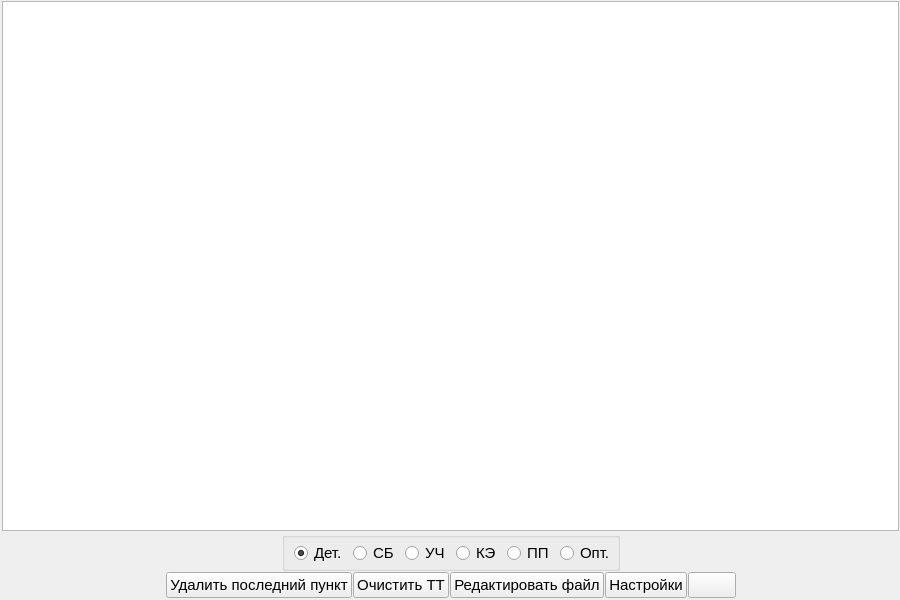
<?xml version="1.0" encoding="UTF-8"?>
<ui version="4.0">
 <class>MainWindow</class>
 <widget class="QMainWindow" name="MainWindow">
  <property name="enabled">
   <bool>true</bool>
  </property>
  <property name="geometry">
   <rect>
    <x>0</x>
    <y>0</y>
    <width>900</width>
    <height>600</height>
   </rect>
  </property>
  <property name="font">
   <font>
    <pointsize>11</pointsize>
   </font>
  </property>
  <widget class="QWidget" name="centralwidget">
   <layout class="QVBoxLayout" name="verticalLayout">
    <property name="spacing">
     <number>1</number>
    </property>
    <property name="leftMargin">
     <number>2</number>
    </property>
    <property name="topMargin">
     <number>1</number>
    </property>
    <property name="rightMargin">
     <number>1</number>
    </property>
    <property name="bottomMargin">
     <number>2</number>
    </property>
    <item>
     <widget class="QListWidget" name="listWidget"/>
    </item>
    <item>
     <widget class="QWidget" name="horizontalWidget" native="true">
      <layout class="QHBoxLayout" name="horizontalLayout">
       <property name="spacing">
        <number>0</number>
       </property>
       <property name="leftMargin">
        <number>0</number>
       </property>
       <property name="topMargin">
        <number>0</number>
       </property>
       <property name="rightMargin">
        <number>0</number>
       </property>
       <property name="bottomMargin">
        <number>0</number>
       </property>
       <item>
        <widget class="QLabel" name="text_line">
         <property name="sizePolicy">
          <sizepolicy hsizetype="MinimumExpanding" vsizetype="Minimum">
           <horstretch>0</horstretch>
           <verstretch>0</verstretch>
          </sizepolicy>
         </property>
         <property name="font">
          <font>
           <pointsize>11</pointsize>
           <hintingpreference>PreferDefaultHinting</hintingpreference>
          </font>
         </property>
         <property name="text">
          <string/>
         </property>
        </widget>
       </item>
       <item>
        <widget class="QGroupBox" name="doc_type_groupBox">
         <property name="title">
          <string/>
         </property>
         <property name="flat">
          <bool>false</bool>
         </property>
         <property name="checkable">
          <bool>false</bool>
         </property>
         <layout class="QHBoxLayout" name="horizontalLayout_3">
          <property name="topMargin">
           <number>2</number>
          </property>
          <property name="rightMargin">
           <number>2</number>
          </property>
          <property name="bottomMargin">
           <number>2</number>
          </property>
          <item>
           <widget class="QRadioButton" name="det_rbtn">
            <property name="toolTip">
             <string>ТТ детали</string>
            </property>
            <property name="text">
             <string>Дет.</string>
            </property>
            <property name="checked">
             <bool>true</bool>
            </property>
           </widget>
          </item>
          <item>
           <widget class="QRadioButton" name="SB_rbtn">
            <property name="toolTip">
             <string>ТТ сбори</string>
            </property>
            <property name="text">
             <string>СБ</string>
            </property>
           </widget>
          </item>
          <item>
           <widget class="QRadioButton" name="UCH_rbtn">
            <property name="toolTip">
             <string>ТТ упаковочного чертежа</string>
            </property>
            <property name="text">
             <string>УЧ</string>
            </property>
           </widget>
          </item>
          <item>
           <widget class="QRadioButton" name="CE_rbtn">
            <property name="toolTip">
             <string>ТТ кабельной сборки</string>
            </property>
            <property name="text">
             <string>КЭ</string>
            </property>
           </widget>
          </item>
          <item>
           <widget class="QRadioButton" name="board_rbtn">
            <property name="toolTip">
             <string>ТТ печатных плат</string>
            </property>
            <property name="text">
             <string>ПП</string>
            </property>
           </widget>
          </item>
          <item>
           <widget class="QRadioButton" name="optics_rbtn">
            <property name="toolTip">
             <string>ТТ оптических деталей</string>
            </property>
            <property name="text">
             <string>Опт.</string>
            </property>
           </widget>
          </item>
         </layout>
         <zorder>SB_rbtn</zorder>
         <zorder>UCH_rbtn</zorder>
         <zorder>CE_rbtn</zorder>
         <zorder>det_rbtn</zorder>
         <zorder>optics_rbtn</zorder>
         <zorder>board_rbtn</zorder>
        </widget>
       </item>
       <item>
        <spacer name="horizontalSpacer_3">
         <property name="orientation">
          <enum>Qt::Orientation::Horizontal</enum>
         </property>
         <property name="sizeHint" stdset="0">
          <size>
           <width>0</width>
           <height>0</height>
          </size>
         </property>
        </spacer>
       </item>
      </layout>
     </widget>
    </item>
    <item>
     <widget class="QWidget" name="horizontalWidget" native="true">
      <layout class="QHBoxLayout" name="horizontalLayout_2">
       <property name="spacing">
        <number>1</number>
       </property>
       <property name="leftMargin">
        <number>0</number>
       </property>
       <property name="topMargin">
        <number>0</number>
       </property>
       <property name="rightMargin">
        <number>0</number>
       </property>
       <property name="bottomMargin">
        <number>0</number>
       </property>
       <item>
        <spacer name="horizontalSpacer">
         <property name="orientation">
          <enum>Qt::Orientation::Horizontal</enum>
         </property>
         <property name="sizeHint" stdset="0">
          <size>
           <width>0</width>
           <height>0</height>
          </size>
         </property>
        </spacer>
       </item>
       <item>
        <widget class="QPushButton" name="clear_line_btn">
         <property name="font">
          <font>
           <pointsize>11</pointsize>
          </font>
         </property>
         <property name="toolTip">
          <string>Удалсть последний пункт ТТ</string>
         </property>
         <property name="whatsThis">
          <string>&lt;html&gt;&lt;head/&gt;&lt;body&gt;&lt;p&gt;&lt;br/&gt;&lt;/p&gt;&lt;/body&gt;&lt;/html&gt;</string>
         </property>
         <property name="text">
          <string>Удалить последний пункт</string>
         </property>
         <property name="icon">
          <iconset resource="../icons/resources_rc.qrc">
           <normaloff>:/TTEditor/del1.png</normaloff>:/TTEditor/del1.png</iconset>
         </property>
         <property name="iconSize">
          <size>
           <width>20</width>
           <height>20</height>
          </size>
         </property>
        </widget>
       </item>
       <item>
        <widget class="QPushButton" name="clear_btn">
         <property name="toolTip">
          <string>Очистить все ТТ</string>
         </property>
         <property name="text">
          <string>Очистить ТТ</string>
         </property>
         <property name="icon">
          <iconset resource="../icons/resources_rc.qrc">
           <normaloff>:/TTEditor/del.png</normaloff>:/TTEditor/del.png</iconset>
         </property>
         <property name="iconSize">
          <size>
           <width>20</width>
           <height>20</height>
          </size>
         </property>
        </widget>
       </item>
       <item>
        <widget class="QPushButton" name="edit_file_btn">
         <property name="toolTip">
          <string>Редактировать актывный файл ТТ</string>
         </property>
         <property name="text">
          <string>Редактировать файл</string>
         </property>
         <property name="icon">
          <iconset resource="../icons/resources_rc.qrc">
           <normaloff>:/TTEditor/pen.png</normaloff>:/TTEditor/pen.png</iconset>
         </property>
         <property name="iconSize">
          <size>
           <width>20</width>
           <height>20</height>
          </size>
         </property>
        </widget>
       </item>
       <item>
        <widget class="QPushButton" name="settings_btn">
         <property name="toolTip">
          <string>Настройки программы</string>
         </property>
         <property name="text">
          <string>Настройки</string>
         </property>
         <property name="icon">
          <iconset resource="../icons/resources_rc.qrc">
           <normaloff>:/TTEditor/settings.png</normaloff>:/TTEditor/settings.png</iconset>
         </property>
         <property name="iconSize">
          <size>
           <width>20</width>
           <height>20</height>
          </size>
         </property>
        </widget>
       </item>
       <item>
        <widget class="QPushButton" name="on_top_btn">
         <property name="toolTip">
          <string>Закрепление окна поверх всех окон</string>
         </property>
         <property name="styleSheet">
          <string notr="true"/>
         </property>
         <property name="text">
          <string/>
         </property>
         <property name="icon">
          <iconset resource="../icons/resources_rc.qrc">
           <normaloff>:/TTEditor/stud button.png</normaloff>:/TTEditor/stud button.png</iconset>
         </property>
         <property name="iconSize">
          <size>
           <width>20</width>
           <height>20</height>
          </size>
         </property>
        </widget>
       </item>
       <item>
        <spacer name="horizontalSpacer_2">
         <property name="orientation">
          <enum>Qt::Orientation::Horizontal</enum>
         </property>
         <property name="sizeHint" stdset="0">
          <size>
           <width>0</width>
           <height>0</height>
          </size>
         </property>
        </spacer>
       </item>
      </layout>
     </widget>
    </item>
   </layout>
  </widget>
 </widget>
 <tabstops>
  <tabstop>listWidget</tabstop>
  <tabstop>det_rbtn</tabstop>
  <tabstop>SB_rbtn</tabstop>
  <tabstop>UCH_rbtn</tabstop>
  <tabstop>CE_rbtn</tabstop>
  <tabstop>board_rbtn</tabstop>
  <tabstop>optics_rbtn</tabstop>
  <tabstop>clear_line_btn</tabstop>
  <tabstop>clear_btn</tabstop>
  <tabstop>edit_file_btn</tabstop>
  <tabstop>settings_btn</tabstop>
  <tabstop>on_top_btn</tabstop>
 </tabstops>
 <resources>
  <include location="../icons/resources_rc.qrc"/>
 </resources>
 <connections/>
</ui>
